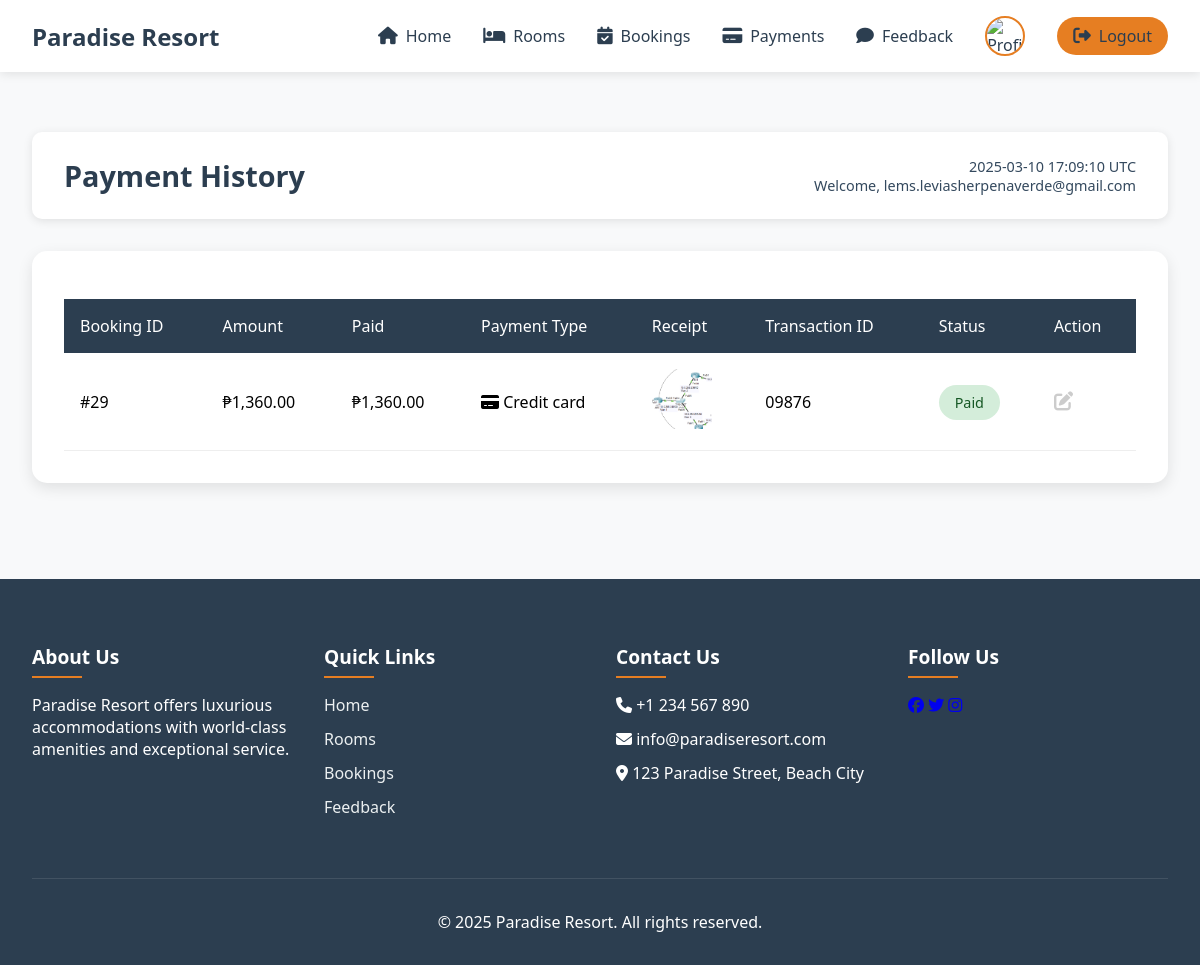
Screenshot of /user/payment/index.php (signed in) with the database file from the repository.
### tables this page shows
CREATE TABLE IF NOT EXISTS `user` (
  `user_id` int(11) NOT NULL AUTO_INCREMENT,
  `account_id` int(11) NOT NULL,
  `fname` varchar(50) NOT NULL,
  `lname` varchar(50) NOT NULL,
  `age` int(11) NOT NULL,
  `gender` enum('male','female') NOT NULL,
  `contact` varchar(15) NOT NULL,
  `profile_img` varchar(255) NOT NULL,
  PRIMARY KEY (`user_id`),
  UNIQUE KEY `name` (`fname`),
  UNIQUE KEY `contact` (`contact`),
  KEY `user_account_fk` (`account_id`),
  KEY `unique_fullname` (`fname`,`lname`)
);

CREATE TABLE IF NOT EXISTS `account` (
  `account_id` int(11) NOT NULL AUTO_INCREMENT,
  `username` varchar(50) NOT NULL,
  `password` varchar(50) NOT NULL,
  `role` enum('user','admin','staff') NOT NULL,
  `last_active` datetime DEFAULT NULL,
  `created_at` timestamp NOT NULL DEFAULT current_timestamp(),
  `updated_at` timestamp NULL DEFAULT NULL,
  `deleted_at` datetime DEFAULT NULL,
  PRIMARY KEY (`account_id`)
);

CREATE TABLE IF NOT EXISTS `payment` (
  `payment_id` int(11) NOT NULL AUTO_INCREMENT,
  `book_id` int(11) NOT NULL,
  `amount` decimal(10,2) NOT NULL,
  `pay_amount` decimal(10,2) NOT NULL,
  `payment_type` enum('cash','credit_card','e-wallet') DEFAULT NULL,
  `payment_img` varchar(255) NOT NULL,
  `transaction_id` varchar(255) NOT NULL,
  `payment_status` enum('pending','paid','refunded') NOT NULL,
  `created_at` datetime NOT NULL DEFAULT current_timestamp(),
  `updated_at` datetime NOT NULL DEFAULT current_timestamp(),
  PRIMARY KEY (`payment_id`),
  KEY `payment_book_fk` (`book_id`)
);

### user/payment/index.php (the view, shortened to what this page needs)
<?php
include ('../../resources/database/config.php');
$account_id = $_SESSION['ID'];
$sql = "SELECT p.*, b.account_id FROM payment p
        JOIN booking b ON p.book_id = b.book_id
        WHERE b.account_id = ?";
$stmt = $conn->prepare($sql);
$stmt->bind_param("i", $account_id);
$stmt->execute();
$result = $stmt->get_result();
$payments = $result->fetch_all(MYSQLI_ASSOC);
?>
<!DOCTYPE html>
<html lang="en">
<head>
    <link rel="stylesheet" href="https://cdnjs.cloudflare.com/ajax/libs/font-awesome/6.4.2/css/all.min.css">
</head>
<body>
    <?php include("../view/navbar.php"); ?>
    <div class="main-container">
        <div class="info-bar">
            <div class="page-title">Payment History</div>
            <div class="current-info">
                <div><?php echo date('Y-m-d H:i:s'); ?> UTC</div>
                <div>Welcome, <?php echo htmlspecialchars($user_data['username']); ?></div>
            </div>
        </div>
        <div class="payments-container">
            <table class="payments-table">
                <thead>
                    <tr>
                        <th>Booking ID</th>
                        <th>Amount</th>
                        <th>Paid</th>
                        <th>Payment Type</th>
                        <th>Receipt</th>
                        <th>Transaction ID</th>
                        <th>Status</th>
                        <th>Action</th>
                    </tr>
                </thead>
                <tbody>
                    <?php foreach ($payments as $payment): ?>
                    <tr>
                        <td>#<?php echo $payment['book_id']; ?></td>
                        <td>₱<?php echo number_format($payment['amount'], 2); ?></td>
                        <td>₱<?php echo number_format($payment['pay_amount'], 2); ?></td>
                        <td>
                            <i class="fas <?php echo $payment['payment_type'] == 'credit_card' ? 'fa-credit-card' : 'fa-wallet'; ?>"></i>
                            <?php echo ucfirst(str_replace('_', ' ', $payment['payment_type'])); ?>
                        </td>
                        <td>
                            <img class="payment-img" src="../../resources/assets/payment_images/<?php echo $payment['payment_img']; ?>"
                                 alt="Payment Receipt">
                        </td>
                        <td><?php echo $payment['transaction_id']; ?></td>
                        <td>
                            <span class="status-badge status-<?php echo strtolower($payment['payment_status']); ?>">
                                <?php echo ucfirst($payment['payment_status']); ?>
                            </span>
                        </td>
                        <td>
                            <?php if ($payment['payment_status'] == 'paid' || $payment['payment_status'] == 'refunded'): ?>
                                <i class="fas fa-edit action-icon disabled"></i>
                            <?php else: ?>
                                <a href="edit.php?payment_id=<?php echo $payment['payment_id']; ?>">
                                    <i class="fas fa-edit action-icon"></i>
                                </a>
                            <?php endif; ?>
                        </td>
                    </tr>
                    <?php endforeach; ?>
                </tbody>
            </table>
        </div>
    </div>
    <?php include("../view/footer.php"); ?>
</body>
</html>

### user/payment/index.php (style rules this page uses)
:root { --primary: #2c3e50; --secondary: #34495e; --accent: #e67e22; --light: #f8f9fa; --dark: #2c3e50; --success: #27ae60; --danger: #e74c3c; --warning: #f1c40f; --white: #ffffff; }
* { margin: 0; padding: 0; box-sizing: border-box; font-family: 'Segoe UI', Tahoma, Geneva, Verdana, sans-serif; }
body { background-color: var(--light); }
.main-container { max-width: 1200px; margin: 100px auto 2rem; padding: 2rem; }
.info-bar { background: var(--white); padding: 1.5rem 2rem; border-radius: 10px; box-shadow: 0 2px 10px rgba(0,0,0,0.1); margin-bottom: 2rem; display: flex; justify-content: space-between; align-items: center; }
.page-title { font-size: 1.8rem; color: var(--primary); font-weight: 600; }
.current-info { text-align: right; color: var(--secondary); font-size: 0.9rem; }
.payments-container { background: var(--white); border-radius: 15px; box-shadow: 0 5px 15px rgba(0,0,0,0.1); padding: 2rem; overflow-x: auto; }
.payments-table { width: 100%; border-collapse: collapse; margin-top: 1rem; }
.payments-table th { background: var(--primary); color: var(--white); padding: 1rem; text-align: left; font-weight: 500; }
.payments-table td { padding: 1rem; border-bottom: 1px solid #eee; }
.payment-img { width: 60px; height: 60px; border-radius: 8px; object-fit: cover; }
.status-badge { padding: 0.5rem 1rem; border-radius: 50px; font-size: 0.9rem; font-weight: 500; }
.status-paid { background: #d4edda; color: #155724; }
.action-icon { color: var(--accent); font-size: 1.2rem; transition: transform 0.3s ease; }
.action-icon.disabled { color: #ccc; cursor: not-allowed; }

### rows the page displays
user: account.username "lems.leviasherpenaverde@gmail.com"
payment: book "29", amount "1,360.00", pay_amount "1,360.00", payment_type "Credit card", payment_img (picture), transaction "09876", payment_status "Paid"
